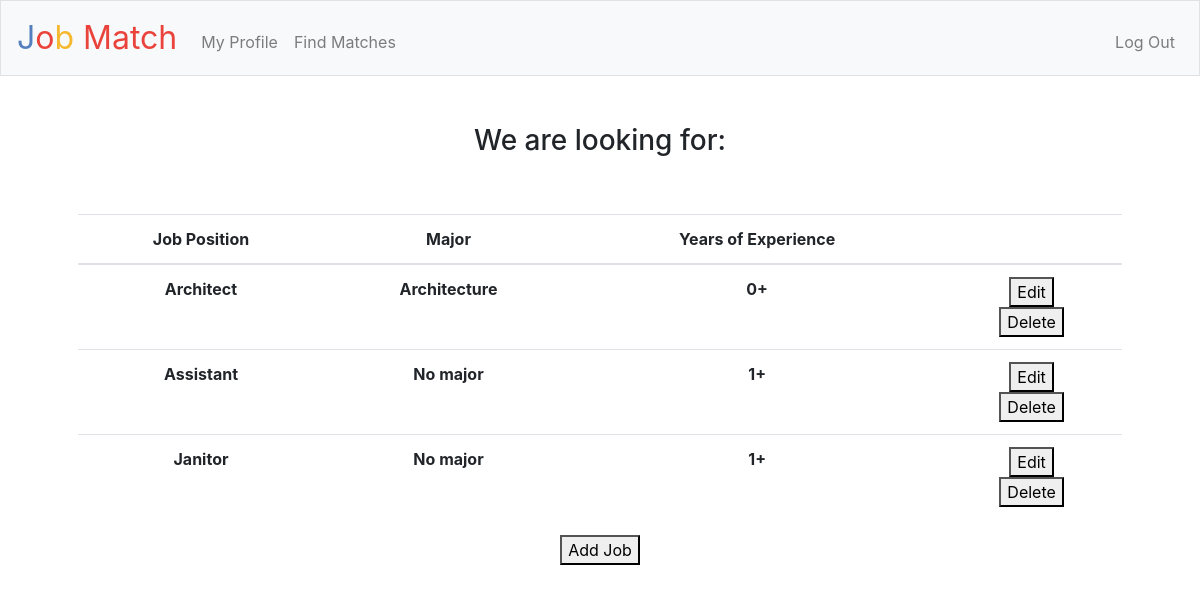
Screenshot of / (signed in) with the database file from the repository.
### tables this page shows
CREATE TABLE hiring (id INTEGER, userid INTEGER NOT NULL, position TEXT NOT NULL, major TEXT NOT NULL, years INTEGER NOT NULL, PRIMARY KEY(id));

### application.py (the view, shortened to what this page needs)
@app.route("/", methods=["GET", "POST"])
@login_required
def index():
    if request.method == "GET":
        if db.execute("SELECT type FROM users WHERE id = ?", session["user_id"])[0]["type"] == 'employer':
            hiring = db.execute("SELECT * FROM hiring WHERE userid = ?", session["user_id"])
            return render_template("employer.html", hiring=hiring)
        else:
            seeking = db.execute("SELECT * FROM seeking WHERE userid = ?", session["user_id"])
            return render_template("employee.html", seeking=seeking)

### application.py (called while the page is built)
@app.after_request
def after_request(response):
    response.headers["Cache-Control"] = "no-cache, no-store, must-revalidate"
    response.headers["Expires"] = 0
    response.headers["Pragma"] = "no-cache"
    return response

### helpers.py (called while the page is built)
def login_required(f):
    @wraps(f)
    def decorated_function(*args, **kwargs):
        if session.get("user_id") is None:
            return redirect("/login")
        return f(*args, **kwargs)
    return decorated_function

### templates/employer.html (shortened to what this page needs)
{% extends "layout.html" %}
{% block main %}
    <h3> We are looking for: </h3>
    <br><br>
    <table class="table">
        <thead>
            <tr>
                <th class="text-start">Job Position</th>
                <th class="text-end">Major</th>
                <th class="text-end">Years of Experience</th>
                <th class="text-end"></th>
            </tr>
        </thead>
        <tbody>
            {% for row in hiring %}
                <tr>
                    <th class="text-start">{{ row["position"] }}</th>
                    <th class="text-end">{{ row["major"] }}</th>
                    <th class="text-end">{{ row["years"] }}+</th>
                    <th class="text-end"><form action="/editjob" method="post">
                        <button name="position" value="{{row.position}}">Edit</button>
                    </form>
                        <form onSubmit="return confirm('Are you sure you wish to delete?');" action="/deletejob" method="post">
                            <button name="delete" value="{{row.position}}">Delete</button>
                        </form>
                    </th>
                </tr>
            {% endfor %}
        </tbody>
    </table>
    <form action="/" method="post">
         <button>Add Job</button>
    </form>
{% endblock %}

### static/styles.css (style rules this page uses)
*, *::after, *::before { box-sizing: border-box; }

### rows the page displays
hiring: position "Architect", major "Architecture", years "0"
hiring: position "Assistant", major "No major", years "1"
hiring: position "Janitor", major "No major", years "1"
